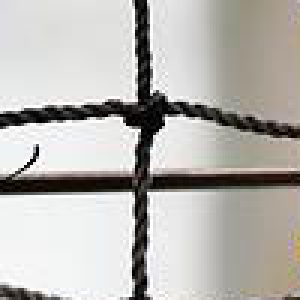
#> input picture Visualization/img1.png, 100 x 100 px (shown 3 times larger)
$ python Visualizer.py
#> lines starting #> are read from the running program, lines starting #| are printed output that depends on the picture
from PIL import Image, ImageDraw
import numpy as np
import cv2
from queue import Queue
import time


class Visualizer:
    # Initialization
    def __init__(self):
        self.data = None
        self.piece_shape = None
        self.num_pieces = None
        self.canvas = None
        self.render_dict = None
        self.old_dict = None
        self.to_render = Queue()
        self.confidence = None

    # Puts each piece into a rendering dictionary
    def extract_pieces(self):
        # Finds the size of the puzzle dimensions
        dim1 = self.data.shape[0]
        dim2 = self.data.shape[1]
        # Temp data
        data_dict = {}
        # Iterates through matrix and adds its position and data into dict
        for i in range(dim1):
            for j in range(dim2):
                if np.any(self.data[i][j] != 0):
                    data_dict[(i, j)] = self.data[i][j]
        self.render_dict = data_dict

    # Generate pictures from render dict and puts it into the queue
    def gen_photo(self):
        for pos in self.render_dict:
            piece_to_render = self.render_dict[pos]
            # Converts array into image
            piece_to_render = Image.fromarray(piece_to_render.astype(np.uint8))
            # Adds the image to canvas
            self.canvas.paste(piece_to_render, (int(pos[1] * self.piece_shape), int(pos[0] * self.piece_shape)))
            draw = ImageDraw.Draw(self.canvas)
            # Adds confidence
            draw.text((int(pos[1] * self.piece_shape) + int(self.piece_shape)-10, int(pos[0] * self.piece_shape)),
                      str(self.confidence[pos[0]][pos[1]]), fill=(255, 0, 0))
            # copies the canvas and puts the copy into a render list
            temp = self.canvas.copy()
            self.to_render.put(temp)

    # Show the updates to the canvas in a new window
    def render(self):
        while not self.to_render.empty():
            # Adds pause
            time.sleep(1)
            img_to_show = self.to_render.get()
            print(self.to_render.qsize())
            opencv_image = cv2.cvtColor(np.array(img_to_show), cv2.COLOR_RGB2BGR)
            cv2.imshow("image", opencv_image)
            # Make sure all updates are finished
            k = cv2.waitKey(1000) & 0XFF
            if k == 27:
                break

    # code to be called for visualization
    def update(self, data, confidence):
        self.data = data
        self.confidence = confidence
        self.piece_shape = data.shape[2]
        self.num_pieces = (data.shape[0] + 1) / 2
        # generates a new canvas with the right size
        self.canvas = Image.new('RGB', (
            int(self.piece_shape * self.data.shape[0]), int(self.piece_shape * self.data.shape[1])))
        self.extract_pieces()
        self.gen_photo()
        self.render()


if __name__ == '__main__':
    mock_data = np.zeros((3, 3, 100, 100, 3))
    mock_data[0, 0] = Image.open('./img1.png')
    mock_data[0, 1] = Image.open('./img2.png')
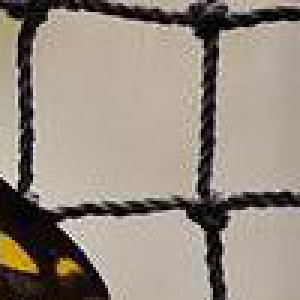
#> input picture Visualization/img2.png, 100 x 100 px (shown 3 times larger)
    mock_data[1, 0] = Image.open('./img3.png')
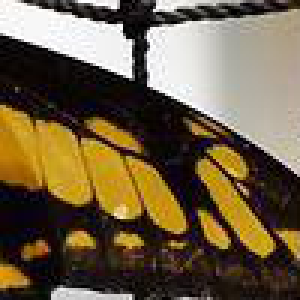
#> input picture Visualization/img3.png, 100 x 100 px (shown 3 times larger)
    mock_data[1, 1] = Image.open('./img4.png')
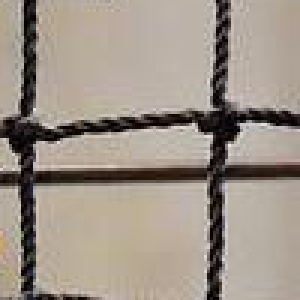
#> input picture Visualization/img4.png, 100 x 100 px (shown 3 times larger)
    mock_data2 = np.zeros((3, 3, 100, 100, 3))
    mock_data2[1, 1] = Image.open('./img1.png')
    mock_data2[2, 2] = Image.open('./img2.png')
    mock_data2[1, 0] = Image.open('./img3.png')
    mock_data2[0, 0] = Image.open('./img4.png')
    confidence = np.array([
        [1, 1, 1],
        [1, 1, 1],
        [1, 1, 1]
    ])
    vis = Visualizer()
    for i in range(2):
        if i % 2 == 0:
            vis.update(mock_data, confidence)
        else:
            vis.update(mock_data2, confidence)
#> this loop made 2 passes; (key Esc is pressed on pass 1)
#> pass 1, in render, `img_to_show = self.to_render.get()`:
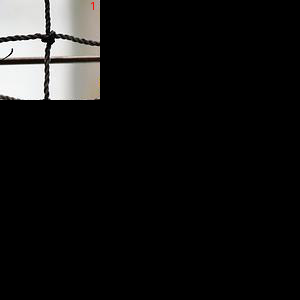
#> img_to_show: PIL image 300x300 RGB; mean R, G, B 20.4, 20.1, 19.7
#> pass 2, in render (call 2), `img_to_show = self.to_render.get()`:
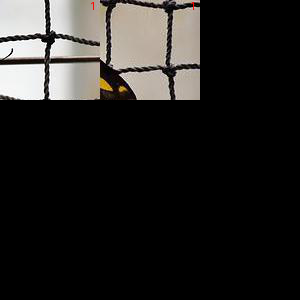
#> img_to_show: PIL image 300x300 RGB; mean R, G, B 37, 35.6, 33.9
